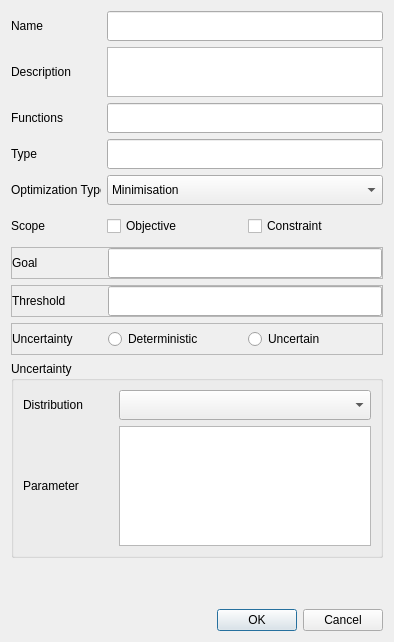
<?xml version="1.0" encoding="UTF-8"?>
<ui version="4.0">
 <class>OutputPropertiesDialog</class>
 <widget class="QDialog" name="OutputPropertiesDialog">
  <property name="geometry">
   <rect>
    <x>0</x>
    <y>0</y>
    <width>394</width>
    <height>642</height>
   </rect>
  </property>
  <property name="windowTitle">
   <string>Output Properties</string>
  </property>
  <layout class="QGridLayout" name="gridLayout_6">
   <item row="10" column="0">
    <spacer name="verticalSpacer">
     <property name="orientation">
      <enum>Qt::Vertical</enum>
     </property>
     <property name="sizeHint" stdset="0">
      <size>
       <width>20</width>
       <height>40</height>
      </size>
     </property>
    </spacer>
   </item>
   <item row="1" column="0">
    <layout class="QHBoxLayout" name="horizontalLayout_9">
     <item>
      <widget class="QLabel" name="label_9">
       <property name="sizePolicy">
        <sizepolicy hsizetype="Fixed" vsizetype="Preferred">
         <horstretch>0</horstretch>
         <verstretch>0</verstretch>
        </sizepolicy>
       </property>
       <property name="minimumSize">
        <size>
         <width>90</width>
         <height>0</height>
        </size>
       </property>
       <property name="maximumSize">
        <size>
         <width>90</width>
         <height>16777215</height>
        </size>
       </property>
       <property name="text">
        <string>Description</string>
       </property>
      </widget>
     </item>
     <item>
      <widget class="QPlainTextEdit" name="descriptionPlainTextEdit">
       <property name="minimumSize">
        <size>
         <width>0</width>
         <height>50</height>
        </size>
       </property>
       <property name="maximumSize">
        <size>
         <width>16777215</width>
         <height>50</height>
        </size>
       </property>
      </widget>
     </item>
    </layout>
   </item>
   <item row="5" column="0">
    <layout class="QHBoxLayout" name="horizontalLayout_7">
     <item>
      <widget class="QLabel" name="label_3">
       <property name="sizePolicy">
        <sizepolicy hsizetype="Fixed" vsizetype="Preferred">
         <horstretch>0</horstretch>
         <verstretch>0</verstretch>
        </sizepolicy>
       </property>
       <property name="minimumSize">
        <size>
         <width>90</width>
         <height>20</height>
        </size>
       </property>
       <property name="maximumSize">
        <size>
         <width>90</width>
         <height>20</height>
        </size>
       </property>
       <property name="text">
        <string>Scope</string>
       </property>
      </widget>
     </item>
     <item>
      <layout class="QHBoxLayout" name="horizontalLayout">
       <item>
        <widget class="QCheckBox" name="objectiveCheckBox">
         <property name="minimumSize">
          <size>
           <width>80</width>
           <height>30</height>
          </size>
         </property>
         <property name="maximumSize">
          <size>
           <width>16777215</width>
           <height>30</height>
          </size>
         </property>
         <property name="text">
          <string>Objective</string>
         </property>
        </widget>
       </item>
       <item>
        <widget class="QCheckBox" name="constraintCheckBox">
         <property name="minimumSize">
          <size>
           <width>80</width>
           <height>30</height>
          </size>
         </property>
         <property name="maximumSize">
          <size>
           <width>16777215</width>
           <height>30</height>
          </size>
         </property>
         <property name="text">
          <string>Constraint</string>
         </property>
        </widget>
       </item>
      </layout>
     </item>
    </layout>
   </item>
   <item row="2" column="0">
    <layout class="QHBoxLayout" name="horizontalLayout_4">
     <item>
      <widget class="QLabel" name="label_2">
       <property name="sizePolicy">
        <sizepolicy hsizetype="Fixed" vsizetype="Preferred">
         <horstretch>0</horstretch>
         <verstretch>0</verstretch>
        </sizepolicy>
       </property>
       <property name="minimumSize">
        <size>
         <width>90</width>
         <height>20</height>
        </size>
       </property>
       <property name="maximumSize">
        <size>
         <width>90</width>
         <height>20</height>
        </size>
       </property>
       <property name="text">
        <string>Functions</string>
       </property>
      </widget>
     </item>
     <item>
      <widget class="QLineEdit" name="funcsLineEdit">
       <property name="minimumSize">
        <size>
         <width>0</width>
         <height>30</height>
        </size>
       </property>
       <property name="maximumSize">
        <size>
         <width>16777215</width>
         <height>30</height>
        </size>
       </property>
      </widget>
     </item>
    </layout>
   </item>
   <item row="11" column="0">
    <widget class="QDialogButtonBox" name="buttonBox">
     <property name="orientation">
      <enum>Qt::Horizontal</enum>
     </property>
     <property name="standardButtons">
      <set>QDialogButtonBox::Cancel|QDialogButtonBox::Ok</set>
     </property>
    </widget>
   </item>
   <item row="3" column="0">
    <layout class="QHBoxLayout" name="horizontalLayout_5">
     <item>
      <widget class="QLabel" name="label_10">
       <property name="minimumSize">
        <size>
         <width>90</width>
         <height>20</height>
        </size>
       </property>
       <property name="maximumSize">
        <size>
         <width>90</width>
         <height>20</height>
        </size>
       </property>
       <property name="text">
        <string>Type</string>
       </property>
      </widget>
     </item>
     <item>
      <widget class="QLineEdit" name="typeLineEdit">
       <property name="minimumSize">
        <size>
         <width>0</width>
         <height>30</height>
        </size>
       </property>
       <property name="maximumSize">
        <size>
         <width>16777215</width>
         <height>30</height>
        </size>
       </property>
      </widget>
     </item>
    </layout>
   </item>
   <item row="0" column="0">
    <layout class="QHBoxLayout" name="horizontalLayout_2">
     <item>
      <widget class="QLabel" name="label">
       <property name="sizePolicy">
        <sizepolicy hsizetype="Fixed" vsizetype="Preferred">
         <horstretch>0</horstretch>
         <verstretch>0</verstretch>
        </sizepolicy>
       </property>
       <property name="minimumSize">
        <size>
         <width>90</width>
         <height>20</height>
        </size>
       </property>
       <property name="maximumSize">
        <size>
         <width>90</width>
         <height>20</height>
        </size>
       </property>
       <property name="text">
        <string>Name</string>
       </property>
      </widget>
     </item>
     <item>
      <widget class="QLineEdit" name="nameLineEdit">
       <property name="minimumSize">
        <size>
         <width>0</width>
         <height>30</height>
        </size>
       </property>
       <property name="maximumSize">
        <size>
         <width>16777215</width>
         <height>30</height>
        </size>
       </property>
      </widget>
     </item>
    </layout>
   </item>
   <item row="4" column="0">
    <layout class="QHBoxLayout" name="horizontalLayout_6">
     <item>
      <widget class="QLabel" name="label_11">
       <property name="minimumSize">
        <size>
         <width>90</width>
         <height>0</height>
        </size>
       </property>
       <property name="maximumSize">
        <size>
         <width>90</width>
         <height>16777215</height>
        </size>
       </property>
       <property name="text">
        <string>Optimization Type</string>
       </property>
      </widget>
     </item>
     <item>
      <widget class="QComboBox" name="optTypeComboBox">
       <property name="minimumSize">
        <size>
         <width>0</width>
         <height>30</height>
        </size>
       </property>
       <property name="maximumSize">
        <size>
         <width>16777215</width>
         <height>30</height>
        </size>
       </property>
       <item>
        <property name="text">
         <string>Minimisation</string>
        </property>
       </item>
       <item>
        <property name="text">
         <string>Maximisation</string>
        </property>
       </item>
      </widget>
     </item>
    </layout>
   </item>
   <item row="7" column="0">
    <widget class="QFrame" name="thresholdFrame">
     <property name="frameShape">
      <enum>QFrame::StyledPanel</enum>
     </property>
     <property name="frameShadow">
      <enum>QFrame::Raised</enum>
     </property>
     <layout class="QGridLayout" name="gridLayout_3">
      <property name="leftMargin">
       <number>0</number>
      </property>
      <property name="topMargin">
       <number>0</number>
      </property>
      <property name="rightMargin">
       <number>0</number>
      </property>
      <property name="bottomMargin">
       <number>0</number>
      </property>
      <item row="0" column="0">
       <layout class="QGridLayout" name="gridLayout_4">
        <item row="0" column="0">
         <widget class="QLabel" name="label_5">
          <property name="sizePolicy">
           <sizepolicy hsizetype="Fixed" vsizetype="Preferred">
            <horstretch>0</horstretch>
            <verstretch>0</verstretch>
           </sizepolicy>
          </property>
          <property name="minimumSize">
           <size>
            <width>90</width>
            <height>20</height>
           </size>
          </property>
          <property name="maximumSize">
           <size>
            <width>90</width>
            <height>20</height>
           </size>
          </property>
          <property name="text">
           <string>Threshold</string>
          </property>
         </widget>
        </item>
        <item row="0" column="1">
         <widget class="QLineEdit" name="thresholdLineEdit">
          <property name="minimumSize">
           <size>
            <width>0</width>
            <height>30</height>
           </size>
          </property>
          <property name="maximumSize">
           <size>
            <width>16777215</width>
            <height>30</height>
           </size>
          </property>
         </widget>
        </item>
       </layout>
      </item>
     </layout>
    </widget>
   </item>
   <item row="8" column="0">
    <widget class="QFrame" name="uncertainFrame">
     <property name="frameShape">
      <enum>QFrame::StyledPanel</enum>
     </property>
     <property name="frameShadow">
      <enum>QFrame::Raised</enum>
     </property>
     <layout class="QGridLayout" name="gridLayout_5">
      <property name="leftMargin">
       <number>0</number>
      </property>
      <property name="topMargin">
       <number>0</number>
      </property>
      <property name="rightMargin">
       <number>0</number>
      </property>
      <property name="bottomMargin">
       <number>0</number>
      </property>
      <item row="0" column="0">
       <layout class="QHBoxLayout" name="horizontalLayout_8">
        <item>
         <widget class="QLabel" name="label_6">
          <property name="sizePolicy">
           <sizepolicy hsizetype="Fixed" vsizetype="Preferred">
            <horstretch>0</horstretch>
            <verstretch>0</verstretch>
           </sizepolicy>
          </property>
          <property name="minimumSize">
           <size>
            <width>90</width>
            <height>20</height>
           </size>
          </property>
          <property name="maximumSize">
           <size>
            <width>90</width>
            <height>20</height>
           </size>
          </property>
          <property name="text">
           <string>Uncertainty</string>
          </property>
         </widget>
        </item>
        <item>
         <layout class="QHBoxLayout" name="horizontalLayout_3">
          <item>
           <widget class="QRadioButton" name="deterministicRadioButton">
            <property name="minimumSize">
             <size>
              <width>80</width>
              <height>30</height>
             </size>
            </property>
            <property name="maximumSize">
             <size>
              <width>16777215</width>
              <height>30</height>
             </size>
            </property>
            <property name="text">
             <string>Deterministic</string>
            </property>
           </widget>
          </item>
          <item>
           <widget class="QRadioButton" name="uncertainRadioButton">
            <property name="minimumSize">
             <size>
              <width>80</width>
              <height>30</height>
             </size>
            </property>
            <property name="maximumSize">
             <size>
              <width>16777215</width>
              <height>30</height>
             </size>
            </property>
            <property name="text">
             <string>Uncertain</string>
            </property>
           </widget>
          </item>
         </layout>
        </item>
       </layout>
      </item>
     </layout>
    </widget>
   </item>
   <item row="6" column="0">
    <widget class="QFrame" name="goalFrame">
     <property name="frameShape">
      <enum>QFrame::StyledPanel</enum>
     </property>
     <property name="frameShadow">
      <enum>QFrame::Raised</enum>
     </property>
     <layout class="QGridLayout" name="gridLayout_2">
      <property name="leftMargin">
       <number>0</number>
      </property>
      <property name="topMargin">
       <number>0</number>
      </property>
      <property name="rightMargin">
       <number>0</number>
      </property>
      <property name="bottomMargin">
       <number>0</number>
      </property>
      <item row="0" column="0">
       <layout class="QHBoxLayout" name="goalHorizontalLayout">
        <item>
         <widget class="QLabel" name="label_4">
          <property name="sizePolicy">
           <sizepolicy hsizetype="Fixed" vsizetype="Preferred">
            <horstretch>0</horstretch>
            <verstretch>0</verstretch>
           </sizepolicy>
          </property>
          <property name="minimumSize">
           <size>
            <width>90</width>
            <height>20</height>
           </size>
          </property>
          <property name="maximumSize">
           <size>
            <width>90</width>
            <height>20</height>
           </size>
          </property>
          <property name="text">
           <string>Goal</string>
          </property>
         </widget>
        </item>
        <item>
         <widget class="QLineEdit" name="goalLineEdit">
          <property name="minimumSize">
           <size>
            <width>0</width>
            <height>30</height>
           </size>
          </property>
          <property name="maximumSize">
           <size>
            <width>16777215</width>
            <height>30</height>
           </size>
          </property>
         </widget>
        </item>
       </layout>
      </item>
     </layout>
    </widget>
   </item>
   <item row="9" column="0">
    <widget class="QGroupBox" name="uncertainGroupBox">
     <property name="title">
      <string>Uncertainty</string>
     </property>
     <layout class="QGridLayout" name="gridLayout">
      <item row="0" column="0">
       <widget class="QLabel" name="label_7">
        <property name="sizePolicy">
         <sizepolicy hsizetype="Fixed" vsizetype="Preferred">
          <horstretch>0</horstretch>
          <verstretch>0</verstretch>
         </sizepolicy>
        </property>
        <property name="minimumSize">
         <size>
          <width>90</width>
          <height>20</height>
         </size>
        </property>
        <property name="maximumSize">
         <size>
          <width>90</width>
          <height>20</height>
         </size>
        </property>
        <property name="text">
         <string>Distribution</string>
        </property>
       </widget>
      </item>
      <item row="0" column="1">
       <widget class="QComboBox" name="distributionComboBox">
        <property name="minimumSize">
         <size>
          <width>0</width>
          <height>30</height>
         </size>
        </property>
        <property name="maximumSize">
         <size>
          <width>16777215</width>
          <height>30</height>
         </size>
        </property>
       </widget>
      </item>
      <item row="1" column="0">
       <widget class="QLabel" name="label_8">
        <property name="sizePolicy">
         <sizepolicy hsizetype="Fixed" vsizetype="Preferred">
          <horstretch>0</horstretch>
          <verstretch>0</verstretch>
         </sizepolicy>
        </property>
        <property name="minimumSize">
         <size>
          <width>90</width>
          <height>0</height>
         </size>
        </property>
        <property name="maximumSize">
         <size>
          <width>90</width>
          <height>16777215</height>
         </size>
        </property>
        <property name="text">
         <string>Parameter</string>
        </property>
       </widget>
      </item>
      <item row="1" column="1">
       <widget class="QTableView" name="uncertainParamTableView">
        <property name="minimumSize">
         <size>
          <width>0</width>
          <height>120</height>
         </size>
        </property>
        <property name="maximumSize">
         <size>
          <width>16777215</width>
          <height>120</height>
         </size>
        </property>
       </widget>
      </item>
     </layout>
    </widget>
   </item>
  </layout>
 </widget>
 <resources/>
 <connections>
  <connection>
   <sender>buttonBox</sender>
   <signal>accepted()</signal>
   <receiver>OutputPropertiesDialog</receiver>
   <slot>accept()</slot>
   <hints>
    <hint type="sourcelabel">
     <x>248</x>
     <y>254</y>
    </hint>
    <hint type="destinationlabel">
     <x>157</x>
     <y>274</y>
    </hint>
   </hints>
  </connection>
  <connection>
   <sender>buttonBox</sender>
   <signal>rejected()</signal>
   <receiver>OutputPropertiesDialog</receiver>
   <slot>reject()</slot>
   <hints>
    <hint type="sourcelabel">
     <x>316</x>
     <y>260</y>
    </hint>
    <hint type="destinationlabel">
     <x>286</x>
     <y>274</y>
    </hint>
   </hints>
  </connection>
 </connections>
</ui>
